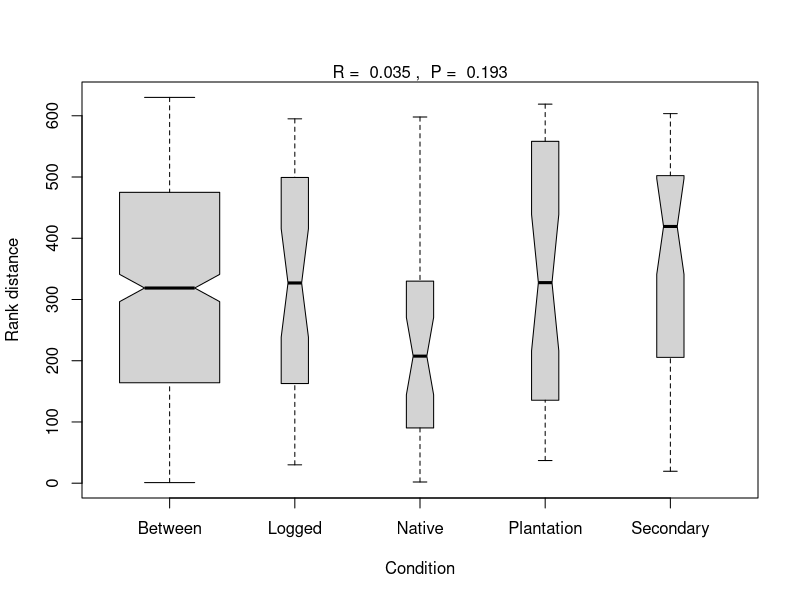
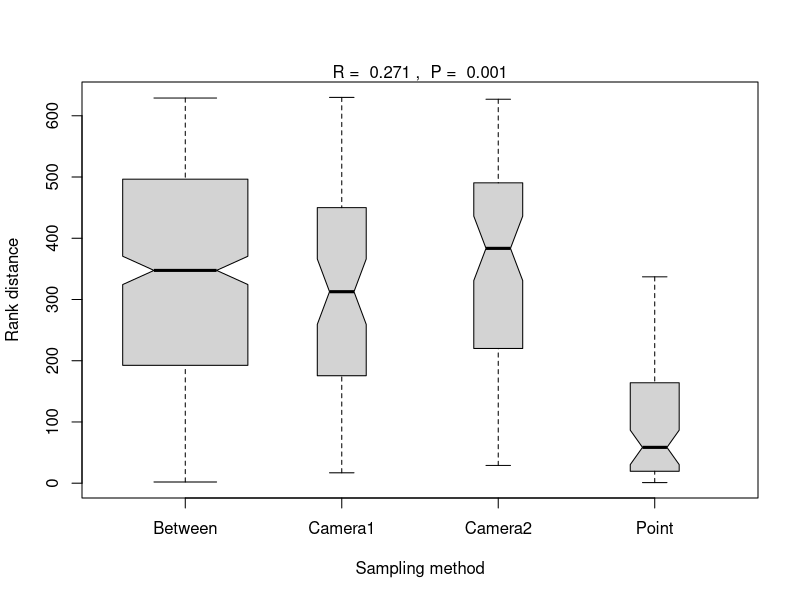

These charts were generated, in order, by the following R code: (Note: this script raises an error after producing the figures.)
## ---- chunk 1
knitr::opts_chunk$set(
	echo = TRUE,
	message = FALSE,
	warning = FALSE
)
## ---- chunk 2
library(vegan)

data<-read.table("data/16_bird_data.txt", 
                     header=TRUE, 
                     sep="\t", dec=".", 
                     na.strings="NA")
attach(data)
head(data)
## ---- chunk 3
#Extract the columns with species data in a separate object
birds<-data[,3:22]

#Creating a distance matrix
birdist<-vegdist(birds)

#ANOSIM per habitat
forestbirds<-anosim(birdist, data$Habitat, permutations = 999, distance = "bray")
summary(forestbirds)
plot(forestbirds, xlab="Condition", ylab="Rank distance")
## ---- chunk 4
sampbirds<-anosim(birdist, data$Sample, permutations = 999, distance = "bray")
summary(sampbirds)
plot(sampbirds, xlab="Sampling method", ylab="Rank distance")
## ---- chunk 5
simbirds<-simper(birds, group = data$Sample, permutations = 999)
summary(simbirds, digits = "3")
## ---- chunk 6
sessionInfo()
